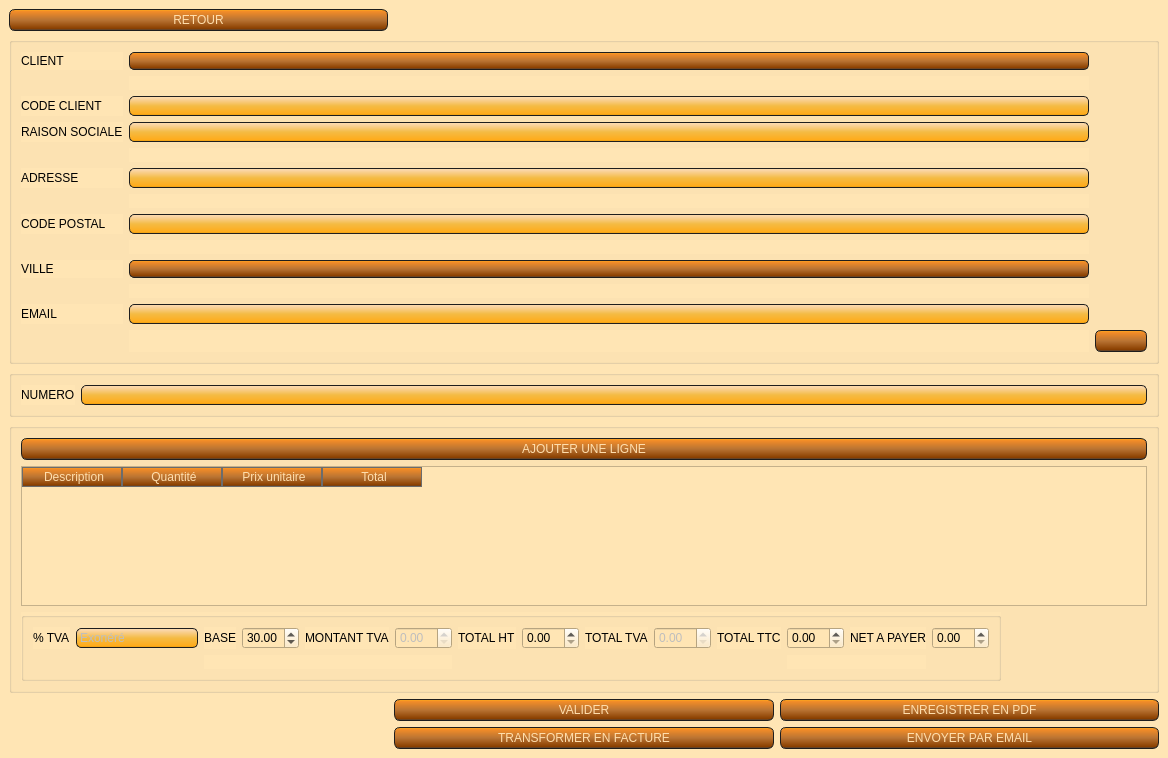
<?xml version="1.0" encoding="UTF-8"?>
<ui version="4.0">
 <class>devis</class>
 <widget class="QMainWindow" name="devis">
  <property name="enabled">
   <bool>true</bool>
  </property>
  <property name="geometry">
   <rect>
    <x>0</x>
    <y>0</y>
    <width>1168</width>
    <height>758</height>
   </rect>
  </property>
  <property name="windowTitle">
   <string>AssoGestion - Détail devis - AMSE</string>
  </property>
  <property name="styleSheet">
   <string notr="true">QWidget
{
    background-color: #FFE5B4;
}
QLineEdit
{
    background-color: QLinearGradient( x1: 0, y1: 0, x2: 0, y2: 1, stop: 0 #FFDEAD, stop: 0.1 #FAD5A5, stop: 0.5 #F4BB44, stop: 0.9 #FFAC1C, stop: 1 #E49B0F);
    padding: 1px;
    border-style: solid;
    border: 1px solid #1e1e1e;
    border-radius: 5;
}

QPushButton
{
    color: #FFDEAD;
    background-color: QLinearGradient( x1: 0, y1: 0, x2: 0, y2: 1, stop: 0 #FFAC1C, stop: 0.1 #F28C28, stop: 0.5 #B87333, stop: 0.9 #8B4000, stop: 1 #464646);
    border-width: 1px;
    border-color: #1e1e1e;
    border-style: solid;
    border-radius: 6;
    padding: 3px;
    font-size: 12px;
    padding-left: 5px;
    padding-right: 5px;
    min-width: 40px;
}

QPushButton:pressed
{
    background-color: QLinearGradient( x1: 0, y1: 0, x2: 0, y2: 1, stop: 0 #2d2d2d, stop: 0.1 #2b2b2b, stop: 0.5 #292929, stop: 0.9 #282828, stop: 1 #252525);
}

QComboBox
{
	color: #FFDEAD;
    selection-background-color: #FFDEAD;
    background-color: QLinearGradient( x1: 0, y1: 0, x2: 0, y2: 1, stop: 0 #FFAC1C, stop: 0.1 #F28C28, stop: 0.5 #B87333, stop: 0.9 #8B4000, stop: 1 #464646);
    border-style: solid;
    border: 1px solid #1e1e1e;
    border-radius: 5;
}

QComboBox:hover,QPushButton:hover
{
    border: 2px solid QLinearGradient( x1: 0, y1: 0, x2: 0, y2: 1, stop: 0 #FFAC1C, stop: 1 #F28C28);
}


QComboBox:on
{
    padding-top: 3px;
    padding-left: 4px;
    background-color: QLinearGradient( x1: 0, y1: 0, x2: 0, y2: 1, stop: 0 #2d2d2d, stop: 0.1 #2b2b2b, stop: 0.5 #292929, stop: 0.9 #282828, stop: 1 #252525);
    selection-background-color: #ffaa00;
}

QComboBox QAbstractItemView
{
    border: 2px solid darkgray;
    selection-background-color: QLinearGradient( x1: 0, y1: 0, x2: 0, y2: 1, stop: 0 #ffa02f, stop: 1 #d7801a);
}

QComboBox::drop-down
{
     subcontrol-origin: padding;
     subcontrol-position: top right;
     width: 15px;

     border-left-width: 0px;
     border-left-color: darkgray;
     border-left-style: solid; /* just a single line */
     border-top-right-radius: 3px; /* same radius as the QComboBox */
     border-bottom-right-radius: 3px;
 }


QScrollBar:horizontal {
     border: 1px solid #222222;
     background: QLinearGradient( x1: 0, y1: 0, x2: 0, y2: 1, stop: 0.0 #121212, stop: 0.2 #282828, stop: 1 #484848);
     height: 7px;
     margin: 0px 16px 0 16px;
}

QScrollBar::handle:horizontal
{
      background: QLinearGradient( x1: 0, y1: 0, x2: 1, y2: 0, stop: 0 #ffa02f, stop: 0.5 #d7801a, stop: 1 #ffa02f);
      min-height: 20px;
      border-radius: 2px;
}

QScrollBar::add-line:horizontal {
      border: 1px solid #1b1b19;
      border-radius: 2px;
      background: QLinearGradient( x1: 0, y1: 0, x2: 1, y2: 0, stop: 0 #ffa02f, stop: 1 #d7801a);
      width: 14px;
      subcontrol-position: right;
      subcontrol-origin: margin;
}

QScrollBar::sub-line:horizontal {
      border: 1px solid #1b1b19;
      border-radius: 2px;
      background: QLinearGradient( x1: 0, y1: 0, x2: 1, y2: 0, stop: 0 #ffa02f, stop: 1 #d7801a);
      width: 14px;
     subcontrol-position: left;
     subcontrol-origin: margin;
}

QScrollBar::right-arrow:horizontal, QScrollBar::left-arrow:horizontal
{
      border: 1px solid black;
      width: 1px;
      height: 1px;
      background: white;
}

QScrollBar::add-page:horizontal, QScrollBar::sub-page:horizontal
{
      background: none;
}

QScrollBar:vertical
{
      background: QLinearGradient( x1: 0, y1: 0, x2: 1, y2: 0, stop: 0.0 #121212, stop: 0.2 #282828, stop: 1 #484848);
      width: 7px;
      margin: 16px 0 16px 0;
      border: 1px solid #222222;
}

QScrollBar::handle:vertical
{
      background: QLinearGradient( x1: 0, y1: 0, x2: 0, y2: 1, stop: 0 #ffa02f, stop: 0.5 #d7801a, stop: 1 #ffa02f);
      min-height: 20px;
      border-radius: 2px;
}

QScrollBar::add-line:vertical
{
      border: 1px solid #1b1b19;
      border-radius: 2px;
      background: QLinearGradient( x1: 0, y1: 0, x2: 0, y2: 1, stop: 0 #ffa02f, stop: 1 #d7801a);
      height: 14px;
      subcontrol-position: bottom;
      subcontrol-origin: margin;
}

QScrollBar::sub-line:vertical
{
      border: 1px solid #1b1b19;
      border-radius: 2px;
      background: QLinearGradient( x1: 0, y1: 0, x2: 0, y2: 1, stop: 0 #d7801a, stop: 1 #ffa02f);
      height: 14px;
      subcontrol-position: top;
      subcontrol-origin: margin;
}

QScrollBar::up-arrow:vertical, QScrollBar::down-arrow:vertical
{
      border: 1px solid black;
      width: 1px;
      height: 1px;
      background: white;
}


QScrollBar::add-page:vertical, QScrollBar::sub-page:vertical
{
      background: none;
}

QHeaderView::section:horizontal
{
    background-color: QLinearGradient( x1: 0, y1: 0, x2: 0, y2: 1, stop: 0 #FFAC1C, stop: 0.1 #F28C28, stop: 0.5 #B87333, stop: 0.9 #8B4000, stop: 1 #464646);
    color: #FFDEAD;;
    padding-left: 4px;
    border: 1px solid #6c6c6c;
}
QHeaderView::section:vertical
{
    background-color: QLinearGradient( x1: 0, y1: 0, x2: 0, y2: 1, stop: 0 #FFAC1C, stop: 0.1 #F28C28, stop: 0.5 #B87333, stop: 0.9 #8B4000, stop: 1 #464646);
    color: #FFDEAD;;
    padding-left: 4px;
    border: 1px solid #6c6c6c;
}
QTableWidget QTableCornerButton::section {
    background-color: QLinearGradient( x1: 0, y1: 0, x2: 0, y2: 1, stop: 0 #FFAC1C, stop: 0.1 #F28C28, stop: 0.5 #B87333, stop: 0.9 #8B4000, stop: 1 #464646);
}
QTableWidget::item:selected{ background-color: QLinearGradient( x1: 0, y1: 0, x2: 0, y2: 1, stop: 0 #FFDEAD, stop: 0.1 #FAD5A5, stop: 0.5 #F4BB44, stop: 0.9 #FFAC1C, stop: 1 #E49B0F); }

QDateEdit
{
border : 2px solid #E49B0F;
background-color : QLinearGradient( x1: 0, y1: 0, x2: 0, y2: 1, stop: 0 #FFDEAD, stop: 0.1 #FAD5A5, stop: 0.5 #F4BB44, stop: 0.9 #FFAC1C, stop: 1 #E49B0F);;
padding : 5px;
}
QDateEdit::up-arraow
{
border : 2px solid black;
background-color : lightgreen;

}
QDateEdit::down-arrow
{
background-color : #E49B0F;
}

QTabWidget::tab-bar {
   border: 1px solid #E49B0F;
}

QTabBar::tab {
  background: #8B4000;
  color: white;
  padding: 10px;
 }

 QTabBar::tab:selected {
  background: #E49B0F;
 }

QTabWidget::pane { 
   border: none;
}</string>
  </property>
  <widget class="QWidget" name="centralwidget">
   <layout class="QGridLayout" name="gridLayout">
    <item row="2" column="1" colspan="3">
     <widget class="QGroupBox" name="groupBox">
      <property name="title">
       <string/>
      </property>
      <layout class="QGridLayout" name="gridLayout_2">
       <item row="1" column="1">
        <widget class="QLineEdit" name="numero_edit">
         <property name="enabled">
          <bool>false</bool>
         </property>
        </widget>
       </item>
       <item row="1" column="0">
        <widget class="QLabel" name="label_4">
         <property name="text">
          <string>NUMERO</string>
         </property>
        </widget>
       </item>
      </layout>
     </widget>
    </item>
    <item row="6" column="2">
     <widget class="QPushButton" name="button_transform_facture">
      <property name="enabled">
       <bool>false</bool>
      </property>
      <property name="text">
       <string>TRANSFORMER EN FACTURE</string>
      </property>
     </widget>
    </item>
    <item row="3" column="1" colspan="3">
     <widget class="QGroupBox" name="groupBox_2">
      <property name="title">
       <string/>
      </property>
      <layout class="QGridLayout" name="gridLayout_4">
       <item row="1" column="0" colspan="8">
        <widget class="QTableWidget" name="tab_ligne">
         <property name="editTriggers">
          <set>QAbstractItemView::NoEditTriggers</set>
         </property>
         <property name="tabKeyNavigation">
          <bool>false</bool>
         </property>
         <property name="showDropIndicator" stdset="0">
          <bool>false</bool>
         </property>
         <property name="dragDropOverwriteMode">
          <bool>false</bool>
         </property>
         <attribute name="horizontalHeaderCascadingSectionResizes">
          <bool>false</bool>
         </attribute>
         <attribute name="horizontalHeaderStretchLastSection">
          <bool>false</bool>
         </attribute>
         <column>
          <property name="text">
           <string>Description</string>
          </property>
         </column>
         <column>
          <property name="text">
           <string>Quantité</string>
          </property>
         </column>
         <column>
          <property name="text">
           <string>Prix unitaire</string>
          </property>
         </column>
         <column>
          <property name="text">
           <string>Total</string>
          </property>
         </column>
        </widget>
       </item>
       <item row="0" column="0" colspan="8">
        <widget class="QPushButton" name="button_ligne">
         <property name="text">
          <string>AJOUTER UNE LIGNE</string>
         </property>
        </widget>
       </item>
       <item row="2" column="0" colspan="7">
        <widget class="QGroupBox" name="groupBox_3">
         <property name="title">
          <string/>
         </property>
         <layout class="QGridLayout" name="gridLayout_3">
          <item row="0" column="5">
           <widget class="QLabel" name="label_6">
            <property name="text">
             <string>MONTANT TVA</string>
            </property>
           </widget>
          </item>
          <item row="0" column="12">
           <widget class="QDoubleSpinBox" name="spin_total_ttc"/>
          </item>
          <item row="0" column="3">
           <widget class="QLabel" name="label_3">
            <property name="text">
             <string>BASE</string>
            </property>
           </widget>
          </item>
          <item row="0" column="4">
           <widget class="QDoubleSpinBox" name="spin_base">
            <property name="value">
             <double>30.000000000000000</double>
            </property>
           </widget>
          </item>
          <item row="0" column="11">
           <widget class="QLabel" name="label_5">
            <property name="text">
             <string>TOTAL TTC</string>
            </property>
           </widget>
          </item>
          <item row="0" column="8">
           <widget class="QDoubleSpinBox" name="spin_total_ht"/>
          </item>
          <item row="0" column="6">
           <widget class="QDoubleSpinBox" name="spin_tva">
            <property name="enabled">
             <bool>false</bool>
            </property>
           </widget>
          </item>
          <item row="0" column="7">
           <widget class="QLabel" name="label_7">
            <property name="text">
             <string>TOTAL HT</string>
            </property>
           </widget>
          </item>
          <item row="0" column="9">
           <widget class="QLabel" name="label_8">
            <property name="text">
             <string>TOTAL TVA</string>
            </property>
           </widget>
          </item>
          <item row="0" column="13">
           <widget class="QLabel" name="label_9">
            <property name="text">
             <string>NET A PAYER</string>
            </property>
           </widget>
          </item>
          <item row="0" column="0">
           <widget class="QLabel" name="label">
            <property name="text">
             <string>% TVA</string>
            </property>
           </widget>
          </item>
          <item row="0" column="10">
           <widget class="QDoubleSpinBox" name="spin_total_tva">
            <property name="enabled">
             <bool>false</bool>
            </property>
           </widget>
          </item>
          <item row="0" column="14">
           <widget class="QDoubleSpinBox" name="spin_net_a_payer"/>
          </item>
          <item row="0" column="1">
           <widget class="QLineEdit" name="edit_tva">
            <property name="enabled">
             <bool>false</bool>
            </property>
            <property name="text">
             <string>Exonéré</string>
            </property>
           </widget>
          </item>
          <item row="1" column="12" colspan="2">
           <widget class="QLabel" name="label_error_regle">
            <property name="styleSheet">
             <string notr="true">QLabel {
  color: rgb(255, 0, 0);
  font-weight: 600;
}</string>
            </property>
            <property name="text">
             <string/>
            </property>
           </widget>
          </item>
          <item row="1" column="3" colspan="4">
           <widget class="QLabel" name="label_error_base">
            <property name="styleSheet">
             <string notr="true">QLabel {
  color: rgb(255, 0, 0);
  font-weight: 600;
}</string>
            </property>
            <property name="text">
             <string/>
            </property>
           </widget>
          </item>
         </layout>
        </widget>
       </item>
      </layout>
     </widget>
    </item>
    <item row="0" column="1">
     <widget class="QPushButton" name="button_retour">
      <property name="text">
       <string>RETOUR</string>
      </property>
     </widget>
    </item>
    <item row="1" column="1" colspan="3">
     <widget class="QGroupBox" name="groupBox_4">
      <property name="title">
       <string/>
      </property>
      <layout class="QGridLayout" name="gridLayout_5">
       <item row="9" column="2">
        <widget class="QLineEdit" name="cp_edit">
         <property name="enabled">
          <bool>true</bool>
         </property>
        </widget>
       </item>
       <item row="7" column="1">
        <widget class="QLabel" name="label_13">
         <property name="text">
          <string>ADRESSE</string>
         </property>
        </widget>
       </item>
       <item row="11" column="1">
        <widget class="QLabel" name="label_15">
         <property name="text">
          <string>VILLE</string>
         </property>
        </widget>
       </item>
       <item row="7" column="2">
        <widget class="QLineEdit" name="add_edit">
         <property name="enabled">
          <bool>true</bool>
         </property>
        </widget>
       </item>
       <item row="4" column="1">
        <widget class="QLabel" name="label_12">
         <property name="text">
          <string>RAISON SOCIALE</string>
         </property>
        </widget>
       </item>
       <item row="2" column="2">
        <widget class="QLineEdit" name="code_client_edit">
         <property name="enabled">
          <bool>false</bool>
         </property>
        </widget>
       </item>
       <item row="9" column="1">
        <widget class="QLabel" name="label_14">
         <property name="text">
          <string>CODE POSTAL</string>
         </property>
        </widget>
       </item>
       <item row="4" column="2">
        <widget class="QLineEdit" name="rs_edit">
         <property name="enabled">
          <bool>true</bool>
         </property>
        </widget>
       </item>
       <item row="0" column="1">
        <widget class="QLabel" name="label_2">
         <property name="text">
          <string>CLIENT</string>
         </property>
        </widget>
       </item>
       <item row="0" column="2">
        <widget class="QComboBox" name="cb_client"/>
       </item>
       <item row="2" column="1">
        <widget class="QLabel" name="label_11">
         <property name="text">
          <string>CODE CLIENT</string>
         </property>
        </widget>
       </item>
       <item row="13" column="2">
        <widget class="QLineEdit" name="mail_edit"/>
       </item>
       <item row="13" column="1">
        <widget class="QLabel" name="label_10">
         <property name="text">
          <string>EMAIL</string>
         </property>
        </widget>
       </item>
       <item row="8" column="2">
        <widget class="QLabel" name="label_error_adresse">
         <property name="styleSheet">
          <string notr="true">QLabel {
  color: rgb(255, 0, 0);
  font-weight: 600;
}</string>
         </property>
         <property name="text">
          <string/>
         </property>
        </widget>
       </item>
       <item row="6" column="2">
        <widget class="QLabel" name="label_error_rs">
         <property name="styleSheet">
          <string notr="true">QLabel {
  color: rgb(255, 0, 0);
  font-weight: 600;
}</string>
         </property>
         <property name="text">
          <string/>
         </property>
        </widget>
       </item>
       <item row="11" column="2">
        <widget class="QComboBox" name="cb_ville"/>
       </item>
       <item row="12" column="2">
        <widget class="QLabel" name="label_error_ville">
         <property name="styleSheet">
          <string notr="true">QLabel {
  color: rgb(255, 0, 0);
  font-weight: 600;
}</string>
         </property>
         <property name="text">
          <string/>
         </property>
        </widget>
       </item>
       <item row="10" column="2">
        <widget class="QLabel" name="label_error_cp">
         <property name="styleSheet">
          <string notr="true">QLabel {
  color: rgb(255, 0, 0);
  font-weight: 600;
}</string>
         </property>
         <property name="text">
          <string/>
         </property>
        </widget>
       </item>
       <item row="14" column="2">
        <widget class="QLabel" name="label_error_mail">
         <property name="styleSheet">
          <string notr="true">QLabel {
  color: rgb(255, 0, 0);
  font-weight: 600;
}</string>
         </property>
         <property name="text">
          <string/>
         </property>
        </widget>
       </item>
       <item row="1" column="2">
        <widget class="QLabel" name="label_error_select_client">
         <property name="styleSheet">
          <string notr="true">QLabel {
  color: rgb(255, 0, 0);
  font-weight: 600;
}</string>
         </property>
         <property name="text">
          <string/>
         </property>
        </widget>
       </item>
       <item row="14" column="3">
        <widget class="QPushButton" name="butt_save">
         <property name="text">
          <string/>
         </property>
        </widget>
       </item>
      </layout>
     </widget>
    </item>
    <item row="5" column="2">
     <widget class="QPushButton" name="button_valider">
      <property name="text">
       <string>VALIDER</string>
      </property>
     </widget>
    </item>
    <item row="6" column="3">
     <widget class="QPushButton" name="button_mail">
      <property name="text">
       <string>ENVOYER PAR EMAIL</string>
      </property>
     </widget>
    </item>
    <item row="5" column="3">
     <widget class="QPushButton" name="button_pdf">
      <property name="text">
       <string>ENREGISTRER EN PDF</string>
      </property>
     </widget>
    </item>
   </layout>
  </widget>
 </widget>
 <tabstops>
  <tabstop>cb_client</tabstop>
  <tabstop>rs_edit</tabstop>
  <tabstop>add_edit</tabstop>
  <tabstop>cp_edit</tabstop>
  <tabstop>numero_edit</tabstop>
  <tabstop>button_ligne</tabstop>
  <tabstop>tab_ligne</tabstop>
  <tabstop>edit_tva</tabstop>
  <tabstop>spin_base</tabstop>
  <tabstop>spin_tva</tabstop>
  <tabstop>spin_total_ht</tabstop>
  <tabstop>spin_total_tva</tabstop>
  <tabstop>spin_total_ttc</tabstop>
  <tabstop>spin_net_a_payer</tabstop>
 </tabstops>
 <resources/>
 <connections/>
</ui>
